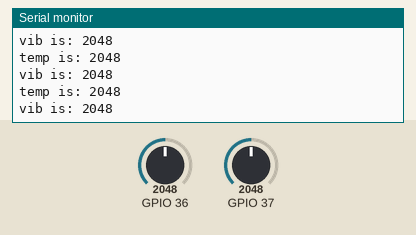
Recording of a sketch running on a simulated ESP32. Parts: the last lines printed to the serial monitor. The inputs (shaded band) are chosen by the test bench; at power-on: GPIO 36 = 2048, GPIO 37 = 2048. WiFi joins after 1.5 s; servers stay silent unless stated; no MQTT or app messages arrive unless stated.

Above: at 2.7 s.
2.8 s: GPIO 36 set to 2866
At 3.5 s:
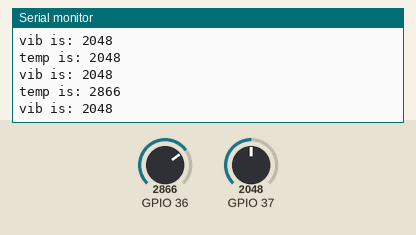
4.3 s: GPIO 37 set to 2866
At 5.0 s:
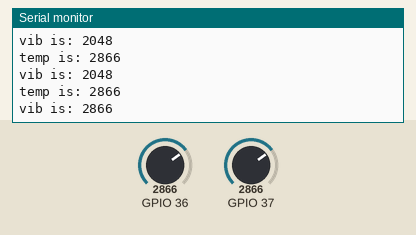
5.8 s: GPIO 36 set to 3603
At 6.5 s:
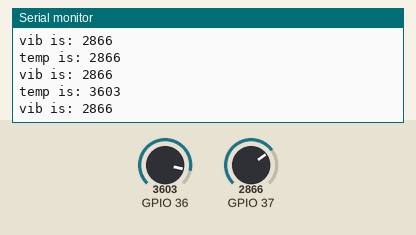
7.3 s: GPIO 37 set to 3603
At 8.0 s:
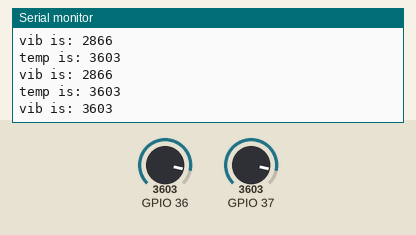
Timing chart, 0 to 9.8 s (numbered marks = the images above; inputs shaded):
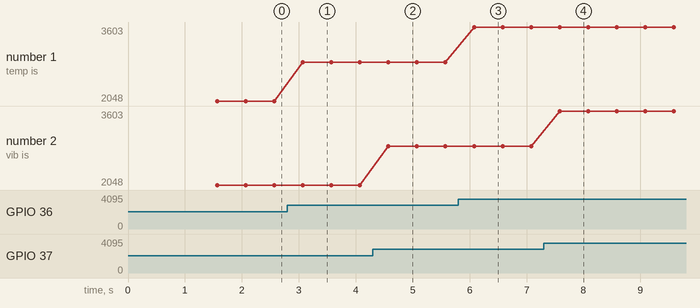

Measured:
- after the input at 2.8 s, the serial monitor: prints a new line after 0.27 s (image 1)
- after the input at 4.3 s, the serial monitor: prints a new line after 0.27 s (image 2)
- after the input at 5.8 s, the serial monitor: prints a new line after 0.28 s (image 3)
- after the input at 7.3 s, the serial monitor: prints a new line after 0.28 s (image 4)
- plotted number 1: 2048 → 2866 after the input at 2.8 s, 2866 → 3603 after the input at 5.8 s

The sketch:

mspp430.ino
```cpp
#include <SPI.h>
#include <WiFi.h>
#include <PubSubClient.h>
long now = millis();
long lastMeasure = 0;
// your network name also called SSID
char ssid[] = "dummy";
// your network password
char password[] = "lmfaohaha";
// MQTTServer to use
char server[] = "192.168.43.45";
byte buffer[128];
void callback(char*,byte*,unsigned int);
WiFiClient wifiClient;
PubSubClient client(server, 1883, callback, wifiClient);

 void callback(char* topic, byte* payload, unsigned int length) {
   Serial.println("Got a message, publishing it");
   // If length is larger than 128,
   // then make sure we do not write more then our buffer can handle
   if(length > 128) length = 128;

   memcpy(buffer, payload, length);
   client.publish("outTopic", buffer, length);
 }

void setup()
{
  Serial.begin(115200);
  Serial.print("Attempting to connect to Network named: ");
  Serial.println(ssid);
  WiFi.begin(ssid, password);
  while ( WiFi.status() != WL_CONNECTED) {
    // print dots while we wait to connect
    Serial.print(".");
    delay(300);
  }
  Serial.println("\nYou're connected to the network");
  Serial.println("Waiting for an ip address");
  while (WiFi.localIP() == INADDR_NONE) {
    // print dots while we wait for an ip addresss
    Serial.print(".");
    delay(300);
  }
  Serial.println("\nIP Address obtained");
  // We are connected and have an IP address.
  // Print the WiFi status.
  printWifiStatus();
}

int tem, vib;
char tempstring[8], vibstring[8];

void loop()
{
  // Reconnect if the connection was lost
  if (!client.connected()) {
    Serial.println("Disconnected. Reconnecting....");
    if(!client.connect("energiaClient")) {
      Serial.println("Connection failed");
    }
    else {
      Serial.println("Connection success");
    }
  }
  tem=analogRead(A0);
  vib=analogRead(A1);
  Serial.print("temp is: ");
  Serial.println(tem);
  Serial.print("vib is: ");
  Serial.println(vib);
  itoa(tem,tempstring,10);
  itoa(vib,vibstring,10);
  client.publish("/motor1/temp",tempstring);
  delay(500);
  client.publish("/motor1/vib",vibstring);
  // Check if any message were received on the topic we subsrcibed to
  client.poll();
}

void printWifiStatus() {
  // print the SSID of the network you're attached to:
  Serial.print("SSID: ");
  Serial.println(WiFi.SSID());
  // print your WiFi IP address:
  IPAddress ip = WiFi.localIP();
  Serial.print("IP Address: ");
  Serial.println(ip);
  // print the received signal strength:
  long rssi = WiFi.RSSI();
  Serial.print("signal strength (RSSI):");
  Serial.print(rssi);
  Serial.println(" dBm");
}
```
